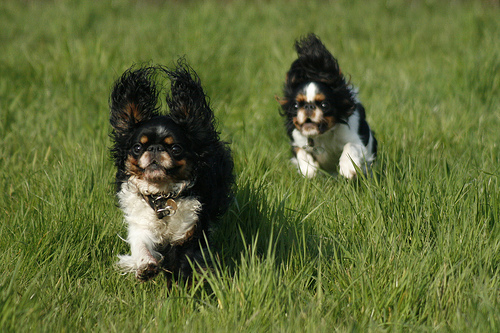
#> input picture lda_test_images/457875937_982588d918.jpg, 500 x 333 px, given in place of box.png, which was not available
$ python example_cv.py ../lda_test_images/457875937_982588d918.jpg   (Python 2 division)
#> lines starting #> are read from the running program, lines starting #| are printed output that depends on the picture; pictures that were not available may be replaced by others from this repository, and a replacement may not be noted
import numpy as np
import cv2
import cv2.cv as cv
from common import anorm

help_message = '''SURF image match

USAGE: findobj.py [ <image1> <image2> ]
'''

def match(desc1, desc2, r_threshold = 0.75):
    res = []
    for i in xrange(len(desc1)):
        dist = anorm( desc2 - desc1[i] )
        n1, n2 = dist.argsort()[:2]
        r = dist[n1] / dist[n2]
        if r < r_threshold:
            res.append((i, n1))
    return np.array(res)

def draw_match(img1, img2, p1, p2, status = None, H = None):
    h1, w1 = img1.shape[:2]
    h2, w2 = img2.shape[:2]
    vis = np.zeros((max(h1, h2), w1+w2), np.uint8)
    vis[:h1, :w1] = img1
    vis[:h2, w1:w1+w2] = img2
    vis = cv2.cvtColor(vis, cv.CV_GRAY2BGR)

    if H is not None:
        corners = np.float32([[0, 0], [w1, 0], [w1, h1], [0, h1]])
        corners = np.int32(cv2.perspectiveTransform(corners.reshape(1, -1, 2), H).reshape(-1, 2) + (w1, 0) )
        cv2.polylines(vis, [corners], True, (255, 255, 255))

    if status is None:
        status = np.ones(len(p1), np.bool_)
    green = (0, 255, 0)
    red = (0, 0, 255)
    for (x1, y1), (x2, y2), inlier in zip(np.int32(p1), np.int32(p2), status):
        col = [red, green][inlier]
        if inlier:
            cv2.line(vis, (x1, y1), (x2+w1, y2), col)
            cv2.circle(vis, (x1, y1), 2, col, -1)
            cv2.circle(vis, (x2+w1, y2), 2, col, -1)
        else:
            r = 2
            thickness = 3
            cv2.line(vis, (x1-r, y1-r), (x1+r, y1+r), col, thickness)
            cv2.line(vis, (x1-r, y1+r), (x1+r, y1-r), col, thickness)
            cv2.line(vis, (x2+w1-r, y2-r), (x2+w1+r, y2+r), col, thickness)
            cv2.line(vis, (x2+w1-r, y2+r), (x2+w1+r, y2-r), col, thickness)
    return vis

if __name__ == '__main__':
    import sys
    try: fn1, fn2 = sys.argv[1:3]
    except:
        fn1 = '../c/box.png'
        fn2 = '../c/box_in_scene.png'
    print help_message

    img1 = cv2.imread(fn1, 0)
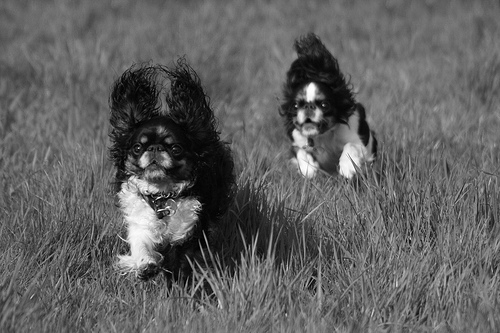
#> img1: shape (333, 500); min 0, max 255, mean 96.8
    img2 = cv2.imread(fn2, 0)
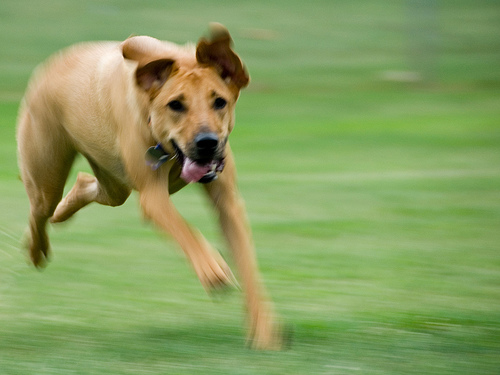
#> input picture lda_test_images/2509824208_247aca3ea3.jpg, 500 x 375 px, given in place of box_in_scene.png, which was not available
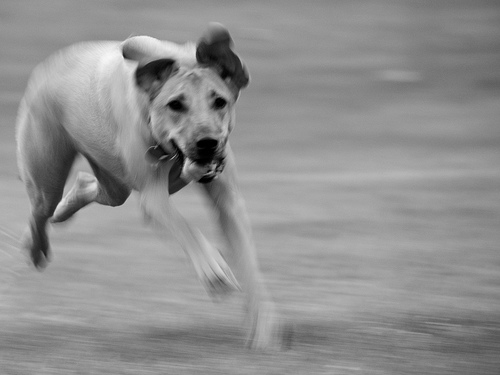
#> img2: shape (375, 500); min 0, max 248, mean 143.8

#> (the run stopped early here; a loop or call above may not have finished)
